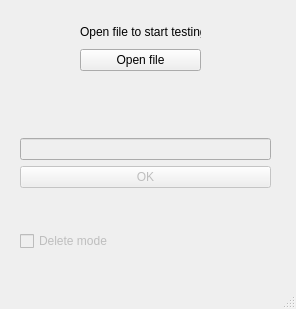
<?xml version="1.0" encoding="UTF-8"?>
<ui version="4.0">
 <class>TestWindow</class>
 <widget class="QMainWindow" name="TestWindow">
  <property name="geometry">
   <rect>
    <x>0</x>
    <y>0</y>
    <width>296</width>
    <height>309</height>
   </rect>
  </property>
  <property name="windowTitle">
   <string>MainWindow</string>
  </property>
  <widget class="QWidget" name="centralwidget">
   <widget class="QWidget" name="verticalLayoutWidget">
    <property name="geometry">
     <rect>
      <x>80</x>
      <y>20</y>
      <width>121</width>
      <height>51</height>
     </rect>
    </property>
    <layout class="QVBoxLayout" name="verticalLayout">
     <item>
      <widget class="QLabel" name="label">
       <property name="text">
        <string>Open file to start testing</string>
       </property>
      </widget>
     </item>
     <item>
      <widget class="QPushButton" name="openFileBtn">
       <property name="text">
        <string>Open file</string>
       </property>
      </widget>
     </item>
    </layout>
   </widget>
   <widget class="QWidget" name="layoutTest" native="true">
    <property name="enabled">
     <bool>false</bool>
    </property>
    <property name="geometry">
     <rect>
      <x>20</x>
      <y>100</y>
      <width>251</width>
      <height>151</height>
     </rect>
    </property>
    <layout class="QVBoxLayout" name="verticalLayout_2">
     <item>
      <widget class="QLabel" name="wordForTranslate">
       <property name="text">
        <string/>
       </property>
      </widget>
     </item>
     <item>
      <widget class="QLineEdit" name="translatedWordET"/>
     </item>
     <item>
      <widget class="QPushButton" name="chekBtn">
       <property name="text">
        <string>OK</string>
       </property>
      </widget>
     </item>
     <item>
      <widget class="QLabel" name="answer">
       <property name="text">
        <string/>
       </property>
      </widget>
     </item>
     <item>
      <widget class="QCheckBox" name="checkBox">
       <property name="text">
        <string>Delete mode</string>
       </property>
      </widget>
     </item>
    </layout>
   </widget>
  </widget>
  <widget class="QMenuBar" name="menubar">
   <property name="geometry">
    <rect>
     <x>0</x>
     <y>0</y>
     <width>296</width>
     <height>21</height>
    </rect>
   </property>
  </widget>
  <widget class="QStatusBar" name="statusbar"/>
 </widget>
 <resources/>
 <connections/>
</ui>
